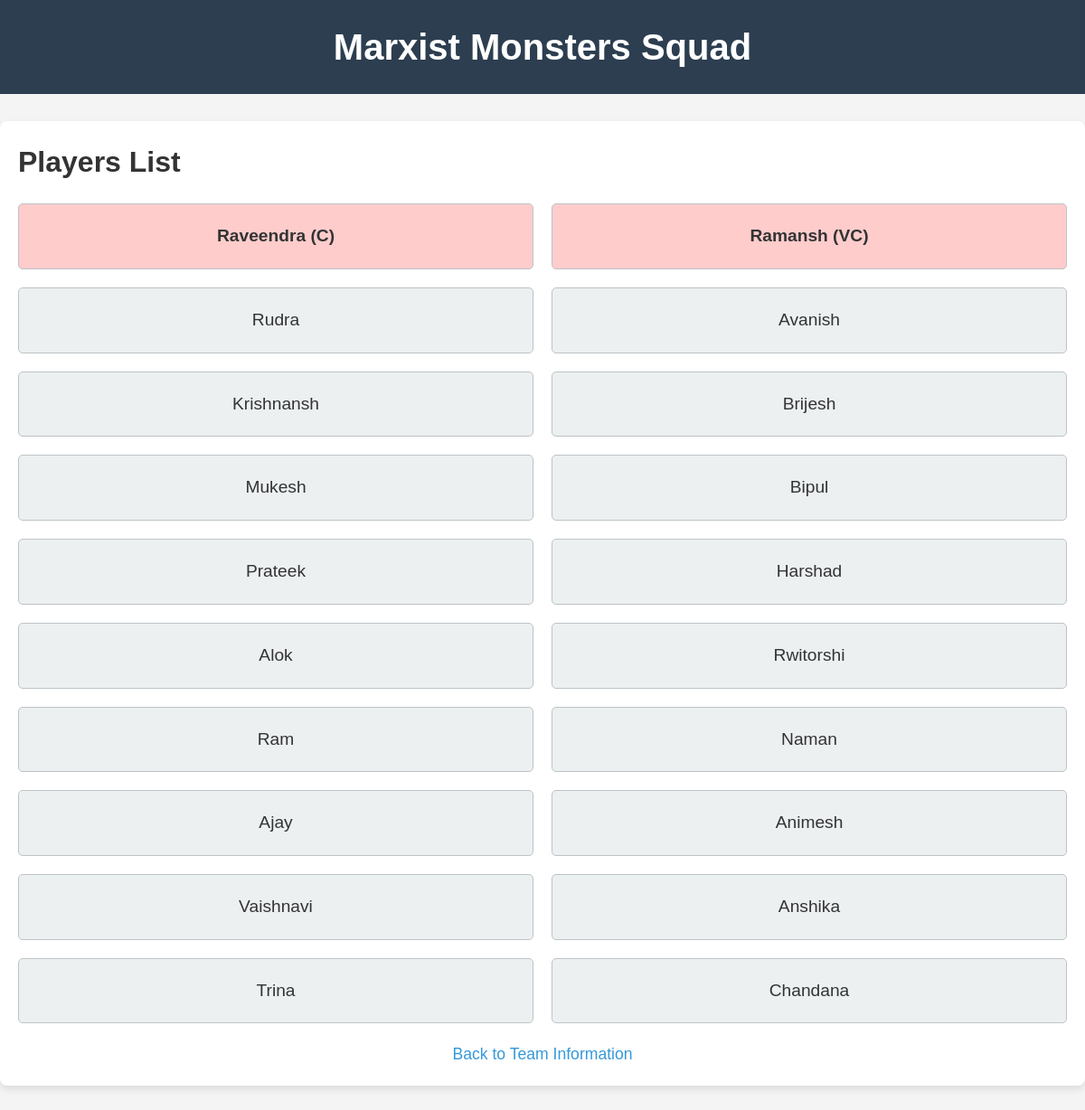
/team4.html, run on the app's committed database.
### tables this page shows
CREATE TABLE "team4" (
	"name"	TEXT,
	"id"	INTEGER NOT NULL,
	PRIMARY KEY("id" AUTOINCREMENT)
);

### app.py (the view)
@app.route('/<team_name>.html')
def team_page(team_name):
    players = query_db(f'SELECT * FROM {team_name}')
    player_names = [player[0] for player in players]
    return render_template(f'{team_name}.html', players=player_names)

### app.py (called while the page is built)
def query_db(query, args=(), one=False):
    conn = sqlite3.connect('sports_fest.db')
    conn.row_factory = sqlite3.Row  # Ensures the results are returned as a dictionary
    cur = conn.cursor()
    cur.execute(query, args)
    rv = cur.fetchall()  # Fetch all rows
    conn.close()  # No need for commit for SELECT queries
    return (rv[0] if rv else None) if one else rv

### templates/team4.html (shortened to what this page needs)
<!DOCTYPE html>
<html lang="en">
<head>
    <link rel="stylesheet" href="{{ url_for('static', filename='team4.css') }}">
</head>
<body>
    <header>
        <h1>Marxist Monsters Squad</h1>
    </header>
    <main>
        <h2>Players List</h2>
        <ul>
            {% for player in players %}
                <li>{{ player }}</li>
            {% endfor %}
        </ul>
        <p><a href="/team-information">Back to Team Information</a></p>
    </main>
</body>
</html>

### static/team4.css (style rules this page uses)
* { margin: 0; padding: 0; box-sizing: border-box; }
body { font-family: Arial, sans-serif; background-color: #f4f4f4; color: #333; line-height: 1.6; }
header { background-color: #2c3e50; color: white; padding: 20px; text-align: center; }
header h1 { font-size: 2.5rem; }
main { max-width: 1200px; margin: 30px auto; padding: 20px; background-color: white; border-radius: 8px; box-shadow: 0 4px 8px rgba(0, 0, 0, 0.1); }
main h2 { font-size: 2rem; margin-bottom: 20px; }
ul { display: grid; grid-template-columns: repeat(2, 1fr); gap: 20px; list-style: none; padding: 0; }
ul li { font-size: 1.2rem; padding: 20px; background-color: #ecf0f1; border: 1px solid #bdc3c7; border-radius: 5px; text-align: center; transition: background-color 0.3s ease, transform 0.3s ease; }
ul li:first-child, ul li:nth-child(2) { background-color: #ffcccc; font-weight: bold; }
p { text-align: center; margin-top: 20px; }
p a { text-decoration: none; color: #3498db; font-size: 1.1rem; }

### data on the page
team4: name "Raveendra (C)"
team4: name "Ramansh (VC)"
team4: name "Rudra"
team4: name "Avanish"
team4: name "Krishnansh"
team4: name "Brijesh"
team4: name "Mukesh"
team4: name "Bipul"
team4: name "Prateek"
team4: name "Harshad"
team4: name "Alok"
team4: name "Rwitorshi"
team4: name "Ram"
team4: name "Naman"
team4: name "Ajay"
team4: name "Animesh"
team4: name "Vaishnavi"
team4: name "Anshika"
team4: name "Trina"
team4: name "Chandana"
